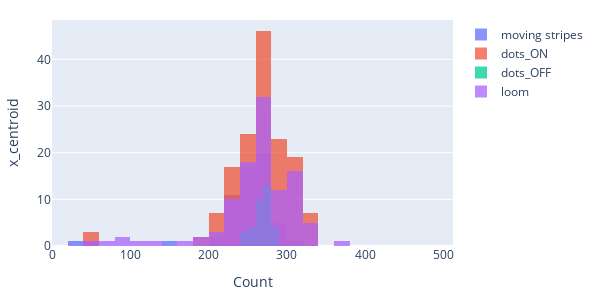
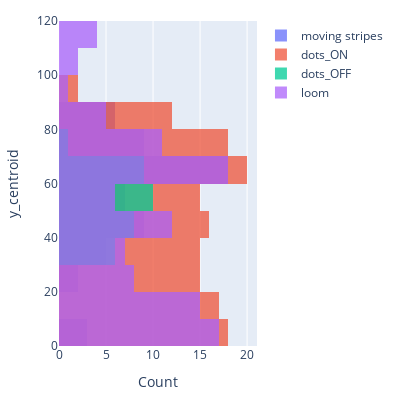

These figures' notebook cell, in order:
### Code cell
import plotly.graph_objects as go

fig = go.Figure()

# Loop through each unique value of 'stimtype'
for stim in pooled_data['stimtype'].unique():
    filtered_data = pooled_data[pooled_data['stimtype'] == stim]
    fig.add_trace(go.Histogram(x=filtered_data['x_centroid'], name=stim, 
                               ybins = dict(  
            start=0,
            end=512,
            size=50)
        ))  # Set nbinsx to desired number of bins

# Update the layout
fig.update_layout(barmode='overlay', yaxis_title='x_centroid', xaxis_title='Count', width=600, height=300, margin=dict(l=20, r=20, t=20, b=20),)
fig.update_traces(opacity=0.75)
fig.update_xaxes(range=[0, 512])  # Disable gridlines for x-axis
#fig.update_yaxes(range=[0,100])  # Disable gridlines for y-axis

fig.show()

fig2 = go.Figure()

# Loop through each unique value of 'stimtype'
for stim in pooled_data['stimtype'].unique():
    filtered_data = pooled_data[pooled_data['stimtype'] == stim]
    fig2.add_trace(go.Histogram(y=filtered_data['y_centroid'], name=stim, 
                               ybins = dict(  
            start=0,
            end=128,
            size=10)
        ))  # Set nbinsx to desired number of bins

# Update the layout
fig2.update_layout(barmode='overlay', yaxis_title='y_centroid', xaxis_title='Count', width=400, height=400, margin=dict(l=20, r=20, t=20, b=20),)
fig2.update_traces(opacity=0.75)
#fig.update_xaxes(range=[0, 100])  # Disable gridlines for x-axis
fig.update_yaxes(range=[0,128])  # Disable gridlines for y-axis

fig2.show()

### Figure 1 — Plotly figure (JSON) as saved in the notebook; plotly's stock layout.template omitted (floating-point values rounded to 4 significant figures; data arrays with more than 128 entries replaced by an {"elided": "..."} marker saying what was removed)
{"data": [{"name": "moving stripes", "opacity": 0.75, "type": "histogram", "x": [254, 248.8, 236, 245.5, 232, 260.1, 226.4, 234, 241.1, 269.3, 269, 231.5, 265.8, 237.9, 273, 247.4, 219.1, 245, 268, 302.4, 258.9, 244, 273.4, 250.0, 222.7, 275.2, 229.3, 269.9, 246, 251.5, 269.3, 278.9, 264.7, 274, 266.3, 242.3, 282.8, 262.9, 255.3, 259.3, 278.8, 285.9, 289.7, 213.7, 238.4, 273.2, 241.6, 226.6, 43.13, 275.1, 280.8, 36.85, 293.8, 262.3, 254.1, 250.4, 237.8, 141, 263], "ybins": {"end": 512, "size": 50, "start": 0}}, {"name": "dots_ON", "opacity": 0.75, "type": "histogram", "x": {"elided": "148 float values"}, "ybins": {"end": 512, "size": 50, "start": 0}}, {"name": "dots_OFF", "opacity": 0.75, "type": "histogram", "x": [248.8, 260.1, 269.3, 265.8, 273, 247.4, 268, 258.9, 273.4, 275.2, 246, 251.5, 269.3, 278.9, 264.7, 274, 266.3, 263, 264, 255.3, 278.8, 271, 289.7, 273.2, 270, 280.8, 262.3, 285.6, 274.3, 284.8, 272, 277, 278, 252], "ybins": {"end": 512, "size": 50, "start": 0}}, {"name": "loom", "opacity": 0.75, "type": "histogram", "x": [248.8, 260, 96, 236, 232, 311, 260.1, 287, 226.4, 88.92, 241.1, 269.3, 107.0, 233, 269, 297.1, 231.5, 306.9, 265.8, 237.9, 273, 247.4, 270, 219.1, 245, 268, 302.4, 316, 258.9, 244, 273.4, 257.2, 250.0, 294, 222.7, 274.5, 275.2, 318.5, 229.3, 269.9, 246, 236, 251.5, 270, 123.8, 269.3, 278.9, 306.1, 69.47, 264.7, 274, 252.9, 266.3, 242.3, 266.8, 265.0, 279.6, 305.8, 282.8, 262.9, 255.3, 259.3, 216.8, 312.5, 278.8, 285.9, 289.7, 321.1, 213.7, 312.8, 238.4, 293.1, 300.8, 311.5, 323.9, 273.2, 269, 326.9, 190.7, 315.6, 241.6, 160.3, 262.9, 281.9, 275.1, 280.8, 293.8, 316.5, 262.3, 254.1, 296.3, 276.4, 325.5, 274.3, 309, 52.2, 199.4, 317.2, 309, 334, 366.5, 260, 256.5, 280.5, 252, 277], "ybins": {"end": 512, "size": 50, "start": 0}}], "layout": {"barmode": "overlay", "height": 300, "margin": {"b": 20, "l": 20, "r": 20, "t": 20}, "width": 600, "xaxis": {"range": [0, 512], "title": {"text": "Count"}}, "yaxis": {"title": {"text": "x_centroid"}}}}

### Figure 2 — Plotly figure (JSON) as saved in the notebook; plotly's stock layout.template omitted (floating-point values rounded to 4 significant figures; data arrays with more than 128 entries replaced by an {"elided": "..."} marker saying what was removed)
{"data": [{"name": "moving stripes", "opacity": 0.75, "type": "histogram", "y": [55, 56.64, 68, 60.5, 74, 44.16, 75.12, 71, 61.72, 39.73, 66, 81.23, 60.73, 65.47, 56, 69.11, 82.95, 66, 32.82, 5.171, 61.13, 67, 62.2, 49.85, 78.27, 50.57, 68.47, 26.12, 65, 66, 48.74, 58.53, 69.03, 37.7, 55.39, 73.06, 47.97, 34.66, 64.16, 72.44, 47.94, 43.03, 47.87, 87.35, 76.85, 31.38, 55.86, 83.82, 8.367, 20.42, 42.16, 2.692, 40.17, 65.29, 77.03, 81.06, 87.9, 61, 71], "ybins": {"end": 128, "size": 10, "start": 0}}, {"name": "dots_ON", "opacity": 0.75, "type": "histogram", "y": {"elided": "148 float values"}, "ybins": {"end": 128, "size": 10, "start": 0}}, {"name": "dots_OFF", "opacity": 0.75, "type": "histogram", "y": [56.64, 44.16, 39.73, 60.73, 56, 69.11, 32.82, 61.13, 62.2, 50.57, 65, 66, 48.74, 58.53, 69.03, 37.7, 55.39, 53, 52, 64.16, 47.94, 53, 47.87, 31.38, 54, 42.16, 65.29, 55.07, 44.3, 38.2, 48, 43, 35.25, 71.5], "ybins": {"end": 128, "size": 10, "start": 0}}, {"name": "loom", "opacity": 0.75, "type": "histogram", "y": [56.64, 49, 112.4, 68, 74, 20, 44.16, 2.429, 75.12, 110.2, 61.72, 39.73, 113.2, 70, 66, 2.742, 81.23, 4.611, 60.73, 65.47, 56, 69.11, 2.528, 82.95, 66, 32.82, 5.171, 10, 61.13, 67, 62.2, 39.57, 49.85, 6.5, 78.27, 7.5, 50.57, 5, 68.47, 26.12, 65, 73, 66, 11.9, 114.7, 48.74, 58.53, 11.35, 108.0, 69.03, 37.7, 43.68, 55.39, 73.06, 6.3, 13.91, 3.333, 19.33, 47.97, 34.66, 64.16, 72.44, 75.45, 2.867, 47.94, 43.03, 47.87, 14.16, 87.35, 14.33, 76.85, 10.03, 12.44, 8.5, 3.581, 31.38, 20.03, 9.8, 89.2, 25, 55.86, 105.3, 28.71, 8.059, 20.42, 42.16, 40.17, 1, 65.29, 77.03, 20.66, 12.88, 17.2, 44.3, 15.5, 99.8, 87.2, 19, 8, 13, 30, 68, 69, 20.5, 71.5, 16], "ybins": {"end": 128, "size": 10, "start": 0}}], "layout": {"barmode": "overlay", "height": 400, "margin": {"b": 20, "l": 20, "r": 20, "t": 20}, "width": 400, "xaxis": {"title": {"text": "Count"}}, "yaxis": {"title": {"text": "y_centroid"}}}}
